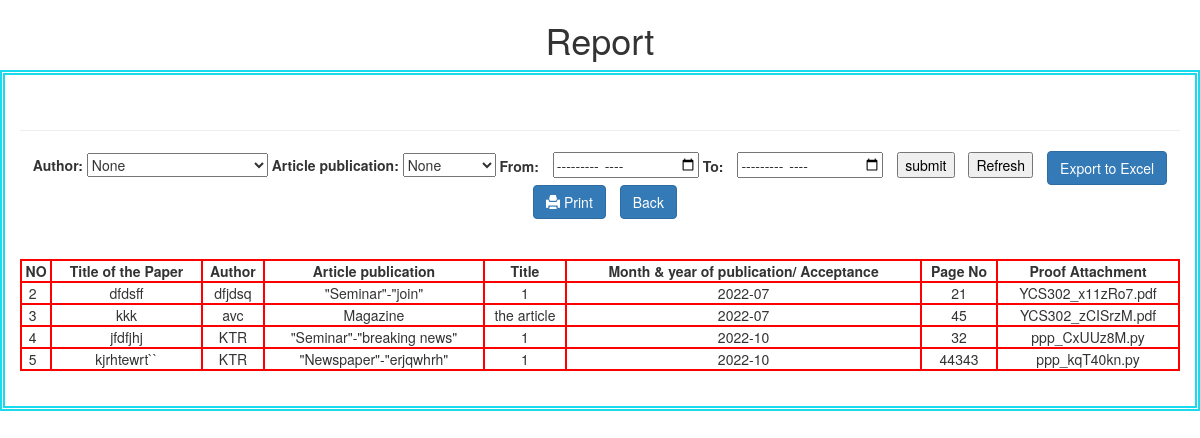
Page /researarticcallrebbu/ (signed in) on the committed database.
### authentication/models.py (models this page shows)
class researarticcal(models.Model):
    paper            = models.CharField(max_length =  40)
    author                  = models.CharField(max_length=254)
    artical                   = models.CharField(max_length =100 )
    title                   = models.CharField(max_length =500 )
    mandy                   = models.CharField(max_length=12)
    pageno                   = models.IntegerField()
    certifi                = models.FileField()

### authentication/views.py (the view)
# urls.py: path('researarticcallrebbu/',views.researarticcallrebb),
def researarticcallrebb(request):
    if request.method== 'POST':
       pup = request.POST['Author']
       fdate = request.POST['fdate']
       tdate = request.POST['tdate']
       art = request.POST['Article']
       altt = pup and fdate and tdate and art
       altt1  = pup and fdate and tdate
       alll = art and fdate and tdate
       altt2  = fdate and tdate
       altt3 = pup
       men = art
       if bool(altt):
           need= researarticcal.objects.raw(' SELECT* FROM authentication_researarticcal where artical = "'+art+'" author = "'+pup+'" AND mandy BETWEEN "'+fdate+'" and "'+tdate+'";')
           return render(request,'authentication/researarticcalrep.html',{'student':need})
       elif bool(altt1):
           need= researarticcal.objects.raw(' SELECT* FROM authentication_researarticcal where  author = "'+pup+'" AND mandy BETWEEN "'+fdate+'" and "'+tdate+'";')
           return render(request,'authentication/researarticcalrep.html',{'student':need})
       elif bool(alll):
           need= researarticcal.objects.raw(' SELECT* FROM authentication_researarticcal where  artical = "'+art+'"  AND mandy BETWEEN "'+fdate+'" and "'+tdate+'";')
           return render(request,'authentication/researarticcalrep.html',{'student':need})
       elif bool(altt2):
           print(2)
           need= researarticcal.objects.raw(' SELECT* FROM authentication_researarticcal where mandy BETWEEN "'+fdate+'" and "'+tdate+'";')
           return render(request,'authentication/researarticcalrep.html',{'student':need})
       elif bool(altt3):
           need= researarticcal.objects.raw(' SELECT* FROM authentication_researarticcal where author = "'+pup+'";')
           return render(request,'authentication/researarticcalrep.html',{'student':need})
       else:
            print(art)
            need= researarticcal.objects.raw(' SELECT* FROM authentication_researarticcal where artical = "'+art+'";')
            return render(request,'authentication/researarticcalrep.html',{'student':need})
    else:
        need= researarticcal.objects.raw('select * from authentication_researarticcal ORDER BY mandy ASC')
        return render(request,'authentication/researarticcalrep.html',{'student':need})

### templates/authentication/researarticcalrep.html (shortened to what this page needs)
{% if user.is_lecturer %}
<!DOCTYPE html>
{% load static %}
<html lang="en">
<head>
  <link href="//maxcdn.bootstrapcdn.com/bootstrap/3.3.0/css/bootstrap.min.css" rel="stylesheet" id="bootstrap-css">
<link href="//maxcdn.bootstrapcdn.com/bootstrap/3.3.0/css/bootstrap.min.css" rel="stylesheet" id="bootstrap-css">
{% load static %}
</head>
<body>
  <center>
<h1>Report</h1>
<div>
  <br>
  <hr>
  <form method="post" enctype="multipart/form-data">
   <label for="FacultyName">Author:</label>
      <select type="text" id="Author" name="Author">
        <option value="">None</option>
      </select>
      <label for="FacultyName">Article publication:</label>
      <select type="text" id="Article" name="Article">
        <option value="">None</option>
      </select>
<b>From:</b>  <input type="month" name = "fdate" id="fdate">
<b>To:</b>  <input type="month" name="tdate" id="tdate">
<button type="submit">submit</button>
 <button type="button" name="home"><a href="/researarticcallrebbu/"> Refresh </a></button>
 <button  id="export" type="button" class="btn btn-primary"> Export to Excel</button>
 <button class="btn btn-primary hidden-print" onclick="window.print();"><span class="glyphicon glyphicon-print" aria-hidden="true"></span> Print</button>
<button  class="btn btn-primary hidden-print"><a style="color:white;" href="/repts/">Back</a></button>
<br><br>
<br>
  <table id="examble-table" border='3px'>
    <thead>
        <th>NO</th>
        <th>Title of the Paper</th>
        <th>Author</th>
        <th>Article publication</th>
        <th>Title</th>
        <th>Month & year of publication/ Acceptance   </th>
        <th>Page No </th>
        <th>Proof Attachment</th>
    </thead>
    <tr>
      {% for st in student %}
      <td></td>
      <td><center>{{st.paper  }} </center></td>
      <td><center>{{st.author }} </center></td>
      <td><center>{{st.artical}}       </center></td>
      <td><center>{{st.title}}</center></td>
      <td><center>{{st.mandy  }}       </center></td>
      <td><center>{{st.pageno }}       </center></td>
      <td><center>{{st.certifi}}       </center></td>
    </tr>
    {% endfor %}
  </table>
</form>
<br>
</center>
</body>
</html>
{% endif %}

### templates/authentication/researarticcalrep.html (style rules this page uses)
h1 { text-align: center; }
div { border: double rgb(26, 219, 237) 5px; display:inline-table; padding: 15px; }
table { width: 100%; }
input { margin-left: 10px; }
table,th,tr,td { border: 2px red solid; }
button,a { text-decoration: none; color: black; }
button { margin-left: 10px; }
table { counter-reset: rowNumber; }
table tr { counter-increment: rowNumber; }
table tr td:first-child::before { content: counter(rowNumber); min-width: 1em; margin-right: 0.5em; }
table,th { text-align: center; }

### rows in the picture
researarticcal: paper "dfdsff", author "dfjdsq", artical "\"Seminar\"-\"join\"", title "1", mandy "2022-07", pageno "21", certifi "YCS302_x11zRo7.pdf"
researarticcal: paper "kkk", author "avc", artical "Magazine", title "the article", mandy "2022-07", pageno "45", certifi "YCS302_zCISrzM.pdf"
researarticcal: paper "jfdfjhj", author "KTR", artical "\"Seminar\"-\"breaking news\"", title "1", mandy "2022-10", pageno "32", certifi "ppp_CxUUz8M.py"
researarticcal: paper "kjrhtewrt``", author "KTR", artical "\"Newspaper\"-\"erjqwhrh\"", title "1", mandy "2022-10", pageno "44343", certifi "ppp_kqT40kn.py"
